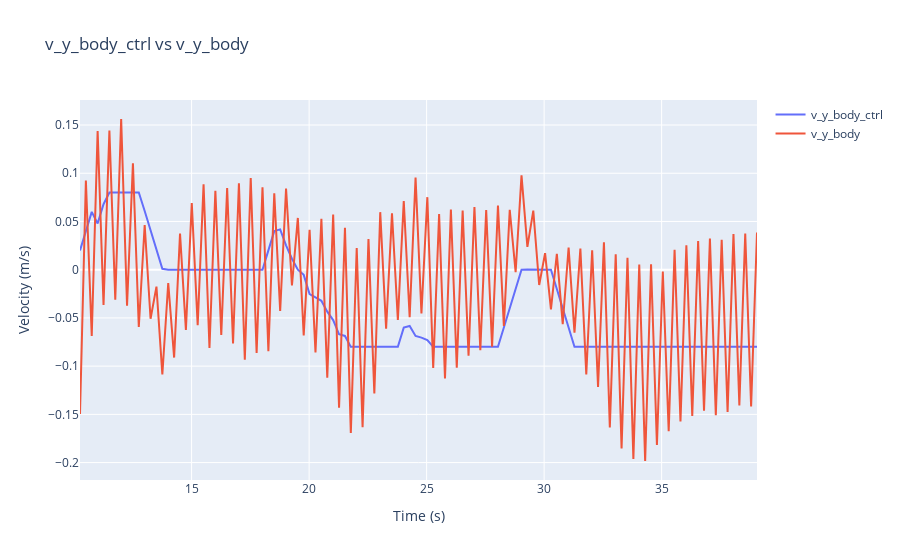

Notebook code cell kept with this figure:
### Code cell
# Plot v_y_body_ctrl and the actual body velocity.
fig = go.Figure()
fig.add_trace(
    go.Scatter(x=df["time"], y=df["v_y_body_ctrl"], mode="lines", name="v_y_body_ctrl")
)
fig.add_trace(go.Scatter(x=df["time"], y=df["v_y_body"], mode="lines", name="v_y_body"))
fig.update_layout(
    title="v_y_body_ctrl vs v_y_body",
    xaxis_title="Time (s)",
    yaxis_title="Velocity (m/s)",
)
fig.show()
